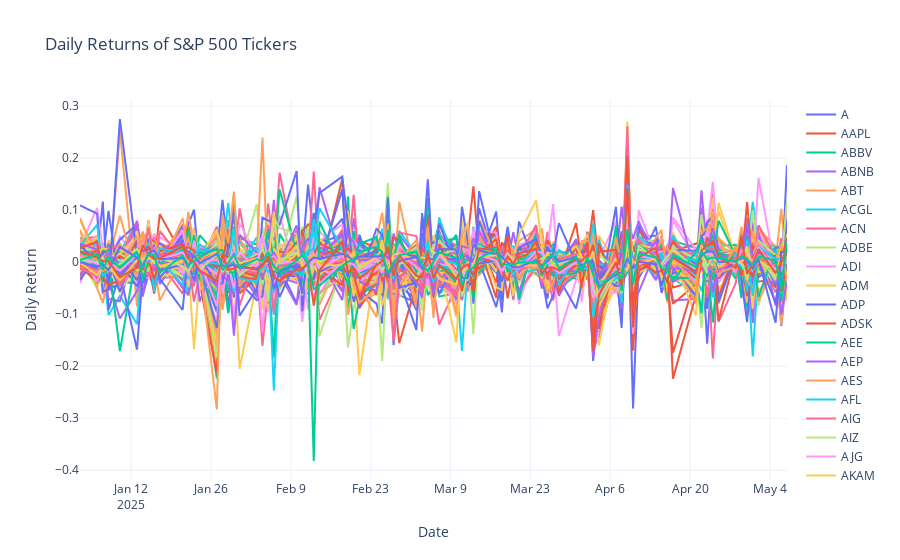

Source (notebook cell):
### Code cell
fig = go.Figure()

for ticker in daily_returns.columns:
    fig.add_trace(go.Scatter(
        x=daily_returns.index,
        y=daily_returns[ticker],
        mode='lines',
        name=ticker
    ))

fig.update_layout(
    title='Daily Returns of S&P 500 Tickers',
    xaxis_title='Date',
    yaxis_title='Daily Return',
    template='plotly_white'
)

fig.show()
